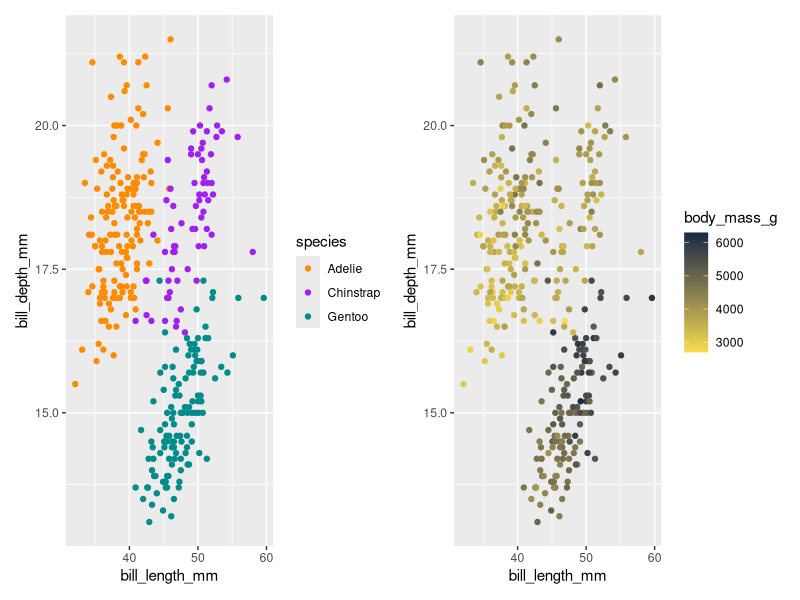
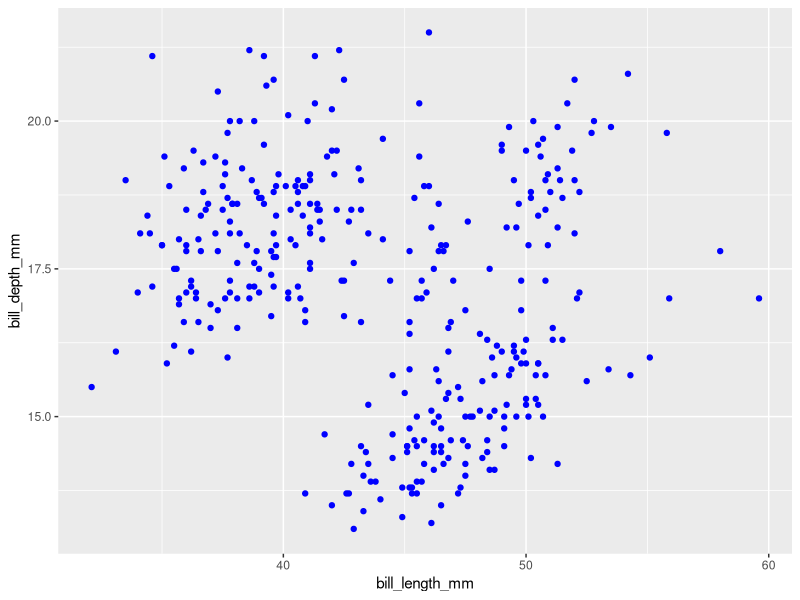
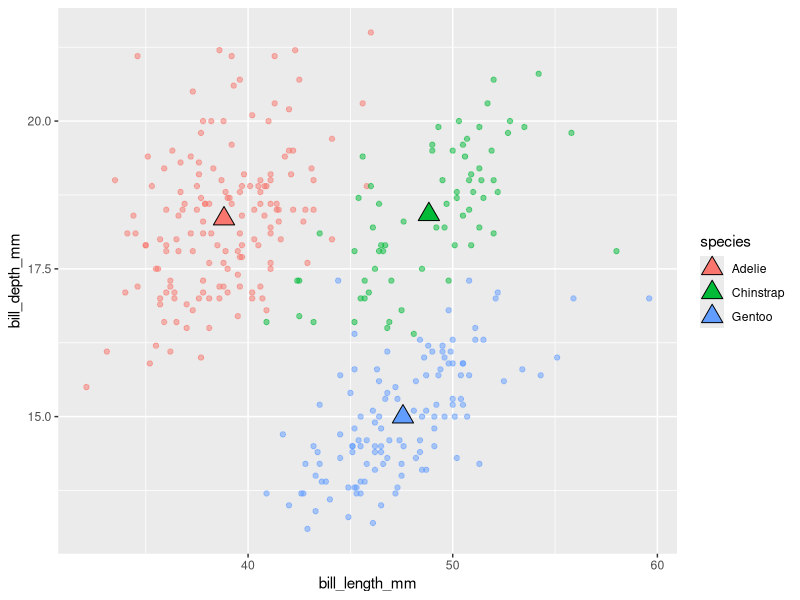
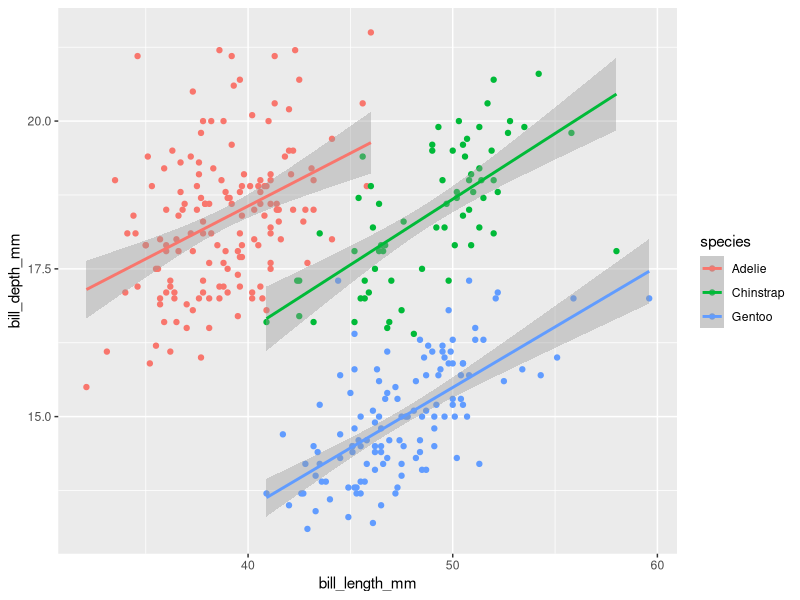
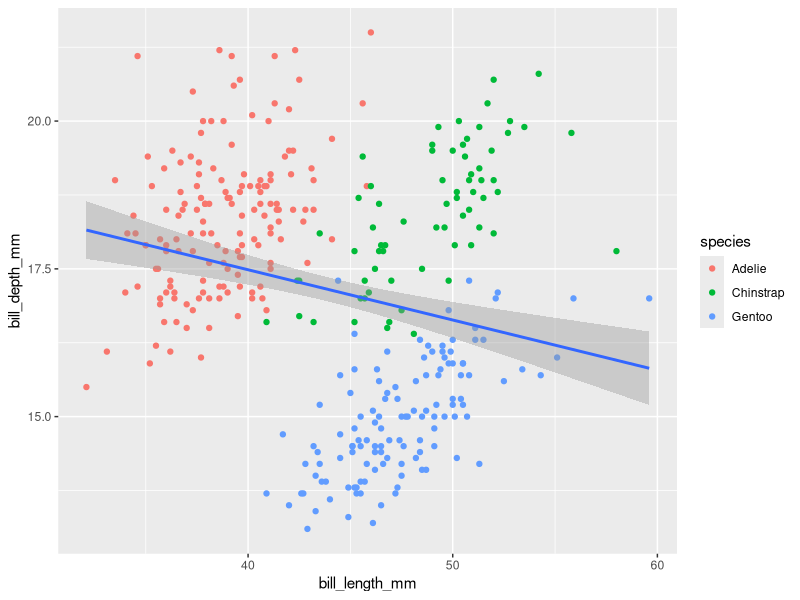
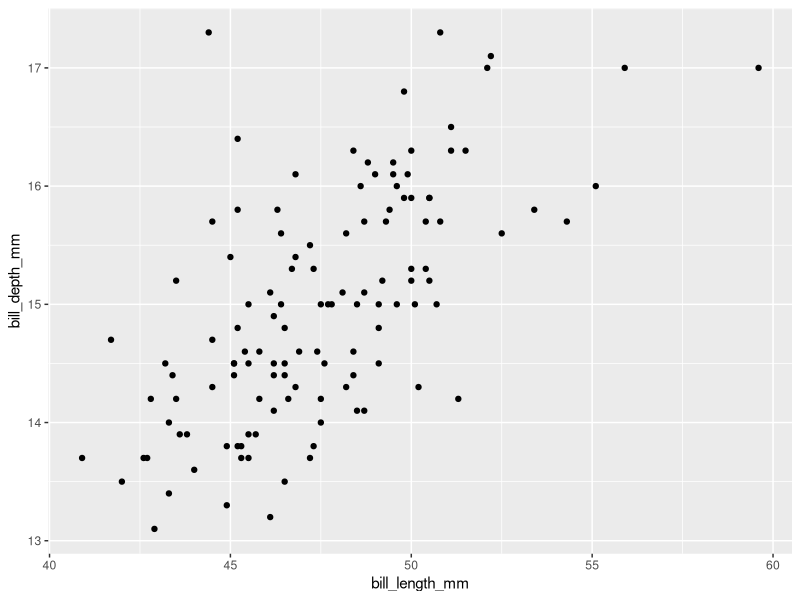
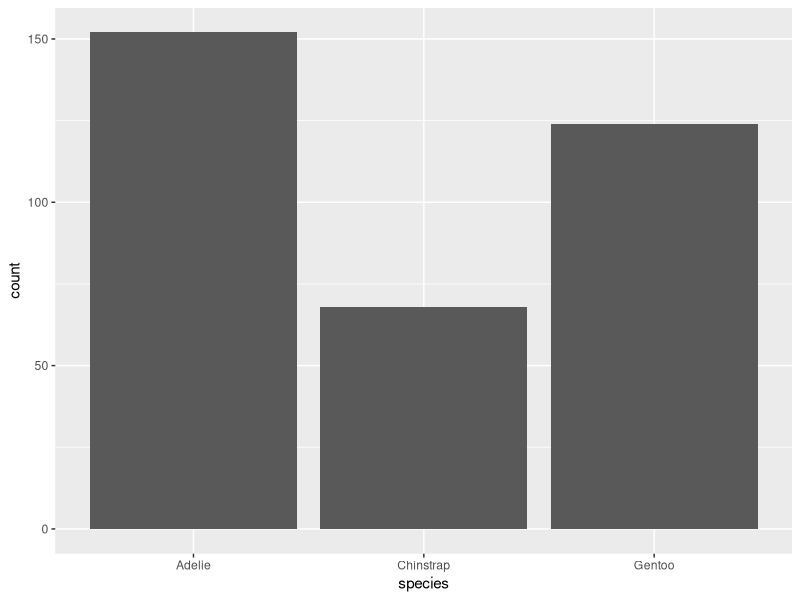
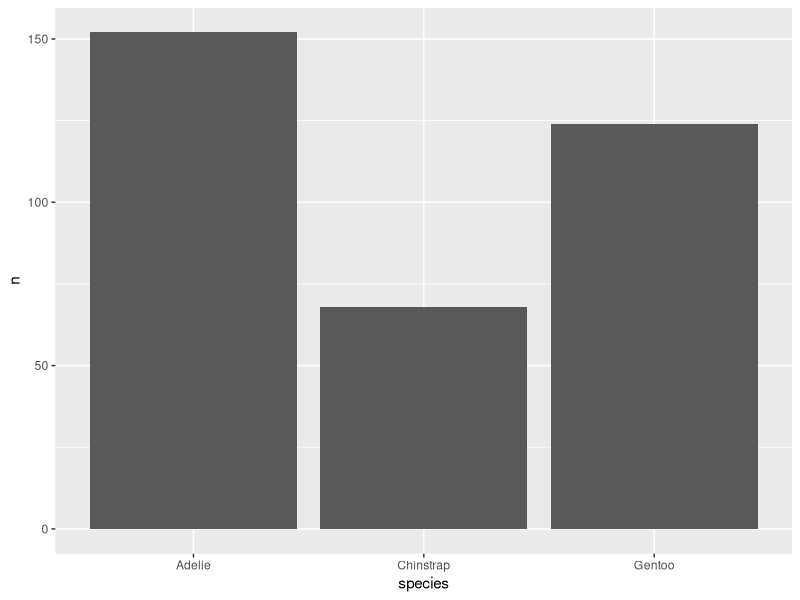

Write the R code that produced these figures, in order. (Note: this script raises an error after producing the figures.)
## ---- chunk 1
#| eval: true
#| echo: true
#| message: false
#| warning: false
# load packages ----
library(tidyverse)
library(patchwork)
library(palmerpenguins)
## ---- chunk 2
# create some untidy temperature data ----
temp_data_wide <- tribble(
  ~date, ~station1, ~station2,  ~station3,
  "2023-10-01", 30.1, 29.8,  31.2,
  "2023-11-01", 28.6, 29.1,  33.4,
  "2023-12-01", 29.9, 28.5,  32.3
)

# print it out ----
print(temp_data_wide)
## ---- chunk 3
# convert data from wide > long ----
temp_data_long <- temp_data_wide |> 
  pivot_longer(cols = starts_with("station"),
               names_to = "station_id",
               values_to = "temp_c")

# print it out ----
print(temp_data_long)
## ---- chunk 4
#| warning: false
#..........scatter plot with custom categorical colors...........
ggplot(penguins,
       aes(x = bill_length_mm, y = bill_depth_mm, colour = species)) +
  geom_point() +
  # scale layer
  scale_color_manual(values = c("darkorange", "purple", "cyan4")) +
  
## ---- chunk 5
#| warning: false
#...........scatter plot with custom continuous colors...........
ggplot(penguins, aes(x = bill_length_mm, y = bill_depth_mm, colour = body_mass_g)) + 
  geom_point() +
  scale_color_gradient(low = "#F7DD4C", high = "#132B43")
## ---- chunk 6
#| warning: false
#................scatter plot with all blue points...............
ggplot(penguins, aes(x = bill_length_mm, y = bill_depth_mm)) + 
  geom_point(color = "blue")
## ---- chunk 7
#| warning: false
#| message: false
#..............create a separate penguins_summary df.............
penguins_summary <- penguins |>
  drop_na() |> 
  group_by(species) |> 
  summarize(
    mean_bill_length_mm = mean(bill_length_mm),
    mean_bill_depth_mm = mean(bill_depth_mm)
  )

#..........create ggplot with layers from different dfs..........

ggplot() +
  geom_point(data = penguins, mapping = aes(x = bill_length_mm, 
                                            y = bill_depth_mm,
                                            colour = species),
             alpha = 0.5) +
  geom_point(data = penguins_summary, mapping = aes(x = mean_bill_length_mm,
                                                    y= mean_bill_depth_mm,
                                                    fill = species),
             size = 5, shape = 24)
## ---- chunk 8
#| warning: false
#| message: false
#.............scatterplot with lms fitted to species.............
ggplot(penguins, aes(x = bill_length_mm, y = bill_depth_mm, 
                     color = species)) +
  geom_point() +
  geom_smooth(method = "lm")
## ---- chunk 9
#| warning: false
#| message: false
#..........scatterplot with lm fitted to entire data set.........
ggplot(penguins, aes(x = bill_length_mm, y = bill_depth_mm)) +
  geom_point(aes(color = species)) +
  geom_smooth(method = "lm")
## ---- chunk 10
#| warning: false
#........filter for Gentoo penguins, then pipe into ggplot.......
penguins %>% filter(species == "Gentoo") %>% 
  ggplot(aes(x = bill_length_mm, y = bill_depth_mm)) +
  geom_point()
## ---- chunk 11
#| warning: false
#...................bar plot with default stat...................
ggplot(penguins, aes(x = species)) +
  geom_bar(stat = "count") # count: default
## ---- chunk 12
#| warning: false

#........................new summarized df.......................
penguin_summary <- penguins |> 
  count(species) 

#..create bar heights based on `identity` of values in `n` col...
ggplot(penguin_summary, aes(x = species, y = n)) +
  geom_bar(stat = "identity")
## ---- chunk 13
#| warning: false
#........................default position........................
ggplot(penguins, aes(x = species, fill = island)) +
  geom_bar(position = "stack") # stack is the default
## ---- chunk 14
#| warning: false
#..........................position fill.........................
ggplot(penguins, aes(x = species, fill = island)) +
  geom_bar(position = "fill") 
## ---- chunk 15
#| warning: false
#.........................position dodge.........................
ggplot(penguins, aes(x = species, fill = island)) +
  geom_bar(position = "dodge") 
## ---- chunk 16
#| warning: false
#.......................position functions.......................
ggplot(penguins, aes(x = species, fill = island)) +
  geom_bar(position = dodge_) 
## ---- chunk 17
#| warning: false
#....................default coordinate system...................
ggplot(penguins, aes(x = species)) +
  geom_bar() +
  coord_cartesian()
## ---- chunk 18
#| warning: false
#............................flip axes...........................
ggplot(penguins, aes(x = species)) +
  geom_bar() +
  coord_flip()
## ---- chunk 19
#| warning: false
#........................polar coordinates.......................
ggplot(penguins, aes(x = species)) +
  geom_bar() +
  coord_polar()
## ---- chunk 20
#| warning: false
#..................premade theme + custom theme..................
ggplot(penguins, aes(x = species)) +
  geom_bar() +
  theme_light() +
  theme(
    axis.title = element
  )
## ---- chunk 21
#| warning: false
#| message: false
#......................labels & facet wrap.......................
ggplot(penguins, aes(x = flipper_length_mm, fill = species)) +
  geom_histogram(position = "identity", alpha = 0.5) +
  scale_fill_manual(values = c("darkorange", "purple", "cyan4")) +
  labs(x = "Flipper Length (mm)",
       y = "Frequency",
       fill = "Species",
       title = "Penguin Flipper Lengths") +
  facet_wrap(~species, ncol = 1)
## ---- chunk 22
#.................save scatter plot to obj `p1`..................
p1 <- ggplot(penguins, aes(x = bill_length_mm, y = bill_depth_mm, color = body_mass_g)) +
  geom_point() +
  scale_color_gradient(low = "#F7DD4C", high = "#132B43") +
  theme(
    legend.position = "top" # note: this is newly added from earlier!
  )

#....................save bar plot to obj `p2`...................
p2 <- ggplot(penguins, aes(x = species)) +
  geom_bar() +
  theme_light()

#...................save histogram to obj `p3`...................
p3 <- ggplot(penguins, aes(x = flipper_length_mm, fill = species)) + 
  geom_histogram(position = "identity", alpha = 0.5) +
  scale_fill_manual(values = c("darkorange", "purple", "cyan4"))
## ---- chunk 23
#| warning: false
#| message: false
#..........................stacked plots.........................
p1 / p2 

#.......................side-by-side plots.......................

(p1 + (p2 / p3)) + 
  plot_annotation()
#..........side-by-side & stacked plots + graphic title..........

